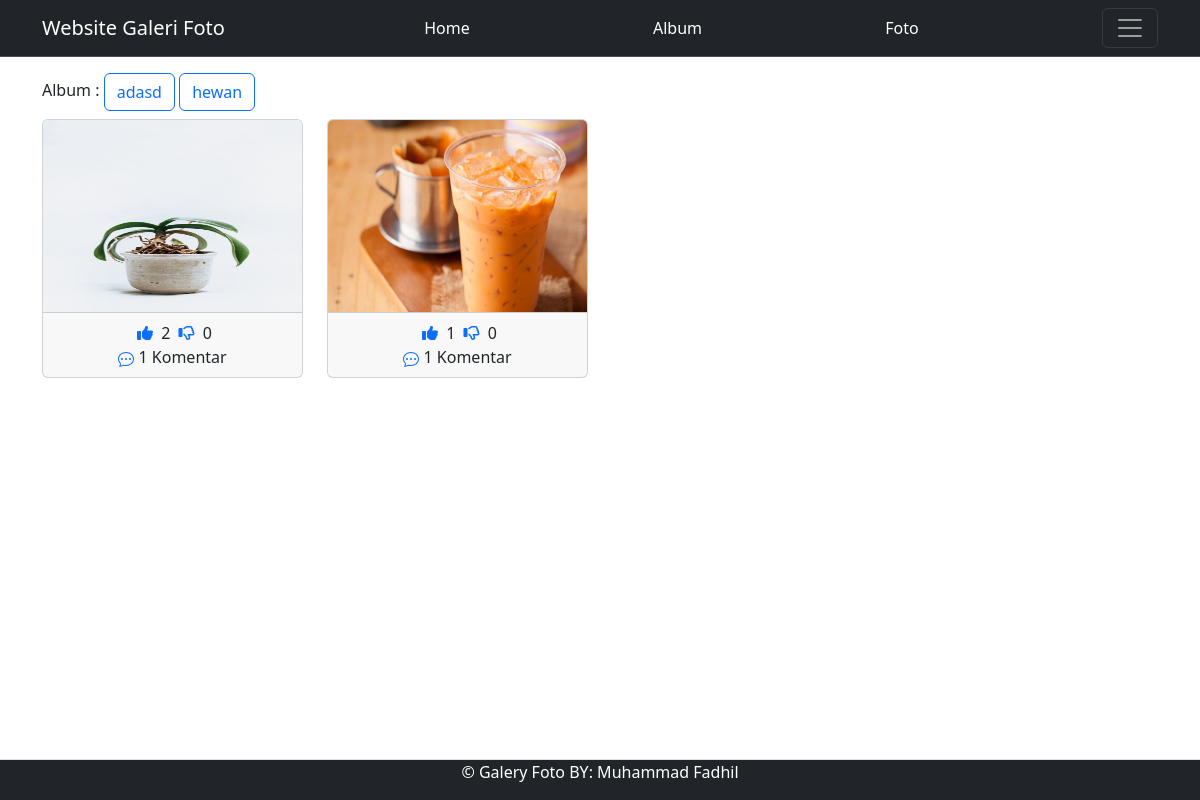
The app's page /admin/home.php (signed in) with its own data.
### tables this page shows
CREATE TABLE `album` (
  `albumid` int(11) NOT NULL,
  `namaalbum` varchar(255) NOT NULL,
  `deskripsi` text NOT NULL,
  `tanggaldibuat` date NOT NULL,
  `userid` int(11) NOT NULL
);

CREATE TABLE `foto` (
  `fotoid` int(11) NOT NULL,
  `judulfoto` varchar(255) NOT NULL,
  `deskripsifoto` text NOT NULL,
  `tanggalunggah` date NOT NULL,
  `lokasifile` varchar(255) NOT NULL,
  `albumid` int(11) NOT NULL,
  `userid` int(11) NOT NULL
);

### admin/home.php (the view, shortened to what this page needs)
<?php
$userid = $_SESSION['userid'];
include '../config/koneksi.php';
?>
<!DOCTYPE html>
<html>
<head>
   <link rel="stylesheet" type="text/css" href="../assets/css/bootstrap.min.css">
   <link rel="stylesheet" href="https://cdnjs.cloudflare.com/ajax/libs/font-awesome/6.5.1/css/all.min.css"/>
</head>
<body>
<nav class="navbar bg-dark border-bottom border-body" data-bs-theme="dark">
  <div class="container">
    <a class="navbar-brand" href="index.php"> Website Galeri Foto </a>
    <a href="home.php" style="color: #ffffff;" class="nav-link">Home</a>
    <a href="album.php" style="color: #ffffff;" class="nav-link">Album</a>
    <a href="foto.php" style="color: #ffffff;" class="nav-link"> Foto </a>
    <button class="navbar-toggler" type="button" data-bs-toggle="collapse" data-bs-target="#navbarNavAltMarkup" aria-controls="navbarNavAltMarkup" aria-expanded="false" aria-label="Toggle navigation">
    <span class="navbar-toggler-icon"></span>
    </button>
  </div>
</nav>
<div class="container mt-3">
  Album :
  <?php
  $album = mysqli_query($koneksi, "SELECT * FROM album WHERE userid='$userid'");
  while($row = mysqli_fetch_array($album)){ ?>
  <a href="home.php?albumid=<?php echo $row['albumid']?>" class="btn btn-outline-primary"><?php echo $row['namaalbum']?></a>
  <?php } ?>
	<div class="row">
    <?php
    if (isset($_GET['albumid'])) {
      $albumid = $_GET['albumid'];
      $query = mysqli_query($koneksi, "SELECT * FROM foto WHERE userid ='$userid' AND albumid='$albumid'");
      while($data = mysqli_fetch_array($query)){ ?>
      <div class="col-md-3 mt-2">
			<div class="card">
            <img src="../assets/img/<?php echo $data['lokasifile']?>" class="img-fluid w-102 rounded" title="<?php echo $data['judulfoto']?>" style="height: 12rem;">
			<div class="card-footer text-center">
      <?php
                    $fotoid = $data['fotoid'];
                    $ceksuka = mysqli_query($koneksi, "SELECT * FROM likefoto WHERE fotoid='$fotoid' AND userid='$userid'");
                    $cekbatalsuka = mysqli_query($koneksi, "SELECT * FROM unlikefoto WHERE fotoid='$fotoid' AND userid='$userid'");
                    if (mysqli_num_rows($ceksuka) == 1) { ?>
                      <a href="../config/proses_like.php?fotoid=<?php echo $data ['fotoid'] ?>" type="submit" name="batalsuka"><i class="fa fa-thumbs-up m-1"></i></a>
                    <?php } else { ?>
                      <a href="../config/proses_like.php?fotoid=<?php echo $data ['fotoid'] ?>" type="submit" name="suka"><i class="fa-regular fa-thumbs-up m-1"></i></a>
                    <?php }
                    $like = mysqli_query($koneksi, "SELECT * FROM likefoto WHERE fotoid='$fotoid'");
                    echo mysqli_num_rows($like). ' ';
                    ?>
                    <?php
                    if (mysqli_num_rows($cekbatalsuka) == 1) { ?>
                      <a href="../config/proses_unlike.php?fotoid=<?php echo $data ['fotoid'] ?>" type="submit" name="batalsuka"><i class="fa fa-thumbs-down m-1"></i></a>
                    <?php } else { ?>
                      <a href="../config/proses_unlike.php?fotoid=<?php echo $data ['fotoid'] ?>" type="submit" name="suka"><i class="fa-regular fa-thumbs-down m-1"></i></a>
                    <?php }
                    $unlike = mysqli_query($koneksi, "SELECT * FROM unlikefoto WHERE fotoid='$fotoid'");
                    echo mysqli_num_rows($unlike). ' ';
                    ?><br>
				<a href="#" type="button" data-bs-toggle="modal" data-bs-target="#komentar<?php echo $data['fotoid'] ?>"><i class="fa-regular fa-comment"></i> </a>
        <?php
        $jmlkomen = mysqli_query($koneksi, "SELECT * FROM komentarfoto WHERE fotoid='$fotoid'");
        echo mysqli_num_rows($jmlkomen).' Komentar';
        ?>
				</div>
			</div>
		</div>
    <?php } }else{
$query = mysqli_query($koneksi, "SELECT * FROM foto WHERE userid='$userid'");
while($data = mysqli_fetch_array($query)){
?>
<div class="col-md-3 mt-2">
			<div class="card">
            <img src="../assets/img/<?php echo $data['lokasifile']?>" class="card-img-top" title="<?php echo $data['judulfoto']?>" style="height: 12rem;">
			<div class="card-footer text-center">
      <?php
                    $fotoid = $data['fotoid'];
                    $ceksuka = mysqli_query($koneksi, "SELECT * FROM likefoto WHERE fotoid='$fotoid' AND userid='$userid'");
                    $cekbatalsuka = mysqli_query($koneksi, "SELECT * FROM unlikefoto WHERE fotoid='$fotoid' AND userid='$userid'");
                    if (mysqli_num_rows($ceksuka) == 1) { ?>
                      <a href="../config/proses_like.php?fotoid=<?php echo $data ['fotoid'] ?>" type="submit" name="batalsuka"><i class="fa fa-thumbs-up m-1"></i></a>
                    <?php } else { ?>
                      <a href="../config/proses_like.php?fotoid=<?php echo $data ['fotoid'] ?>" type="submit" name="suka"><i class="fa-regular fa-thumbs-up m-1"></i></a>
                    <?php }
                    $like = mysqli_query($koneksi, "SELECT * FROM likefoto WHERE fotoid='$fotoid'");
                    echo mysqli_num_rows($like). ' ';
                    ?>
                    <?php
                    if (mysqli_num_rows($cekbatalsuka) == 1) { ?>
                      <a href="../config/proses_unlike.php?fotoid=<?php echo $data ['fotoid'] ?>" type="submit" name="batalsuka"><i class="fa fa-thumbs-down m-1"></i></a>
                    <?php } else { ?>
                      <a href="../config/proses_unlike.php?fotoid=<?php echo $data ['fotoid'] ?>" type="submit" name="suka"><i class="fa-regular fa-thumbs-down m-1"></i></a>
                    <?php }
                    $unlike = mysqli_query($koneksi, "SELECT * FROM unlikefoto WHERE fotoid='$fotoid'");
                    echo mysqli_num_rows($unlike). ' ';
                    ?><br>
				<a href="#" type="button" data-bs-toggle="modal" data-bs-target="#komentar<?php echo $data['fotoid'] ?>">
         </a>
        <?php
        $jmlkomen = mysqli_query($koneksi, "SELECT * FROM komentarfoto WHERE fotoid='$fotoid'");
        echo mysqli_num_rows($jmlkomen).' Komentar';
        ?>
				</div>
			</div>
		</div>
<?php } } ?>
</div>
 </div>
 <footer class="d-flex justify-content-center border-top mt-3 bg-dark text-white fixed-bottom">
<p>&copy; Galery Foto BY: Muhammad Fadhil  </p>
</footer>
</body>
</html>

### records on screen
album: namaalbum "adasd"
album: namaalbum "hewan"
foto: lokasifile+judulfoto (picture), mysqli_num_rows($like) "2", mysqli_num_rows($unlike) "0", mysqli_num_rows($jmlkomen) "1"
foto: lokasifile (picture), mysqli_num_rows($like) "1", mysqli_num_rows($unlike) "0", mysqli_num_rows($jmlkomen) "1"
